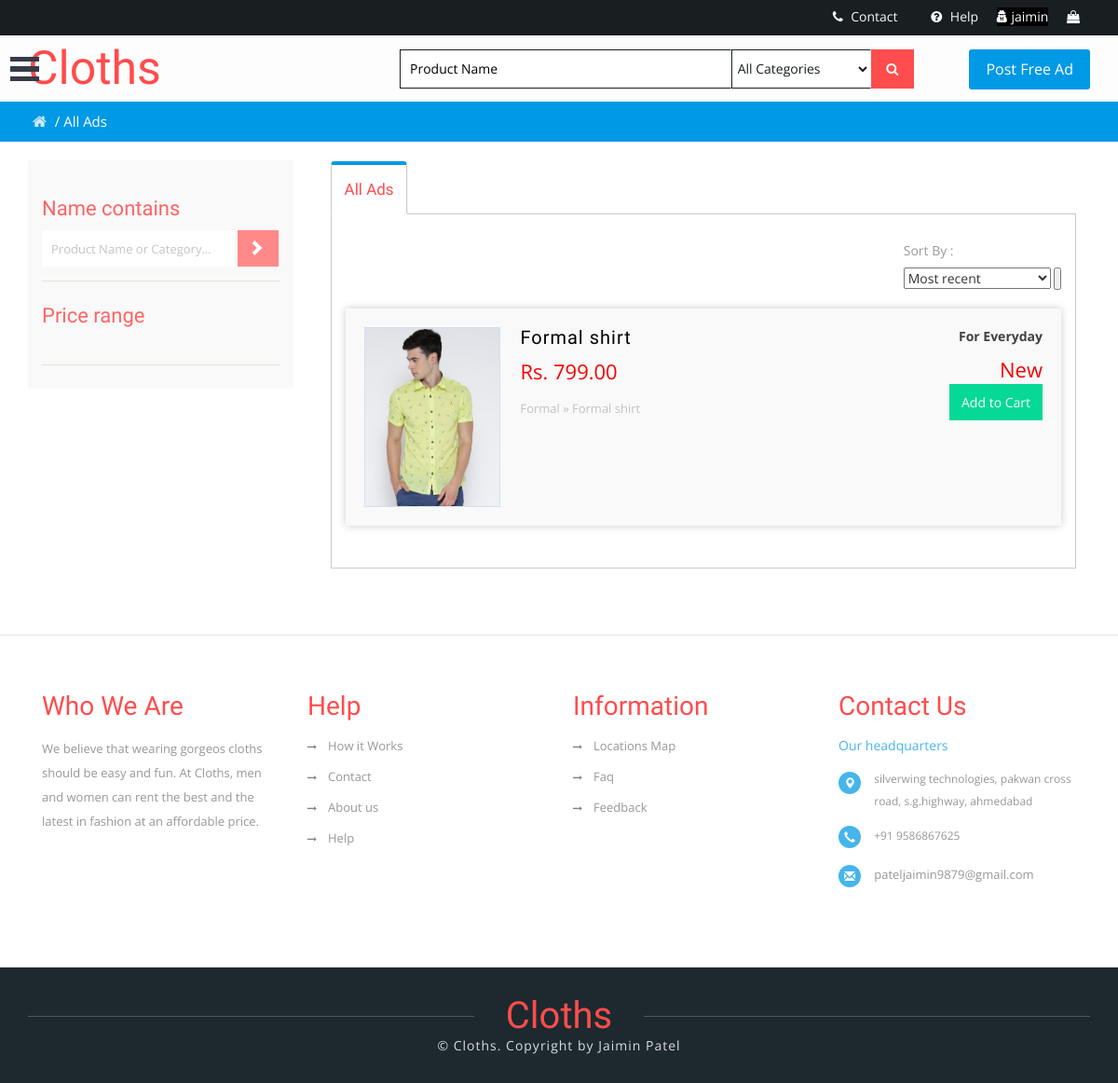
The page /Cloths/products/ (signed in) on the database its author committed.
### Products/models.py (models this page shows, shortened)
class Product(models.Model):
    GENDER_CHOICES = (
        ('M', 'Male',),
        ('F', 'Female',),
    )
    CONDITION_CHOICES = (
        ('used', 'Used'),
        ('new', 'New')
    )
    CATEGORY_CHOICES = (
        ('traditional','TRADITIONAL'),
        ('formal', 'Formal'),
        ('casual', 'Casual'),
        ('ethnic', 'Erhnic'),
        ('sports', 'Sports'),
        ('western', 'Western'),
        ('t-shirts', 'T-shirts'),
        ('denim', 'Denim'),
        ('kids', 'Kids'),
        ('winter-wears', 'Winter-wears'),
        ('jumpsuits', 'Jumpsuits'),
    )
    OCCASION_CHOICES = (
        ('weddings', 'Weddings'),
        ('sangeet', 'Sangeet'),
        ('party', 'Party'),
        ('everyday', 'Everyday'),
        ('interview', 'Interview'),
        ('gym', 'Gym'),
        ('outings', 'Outings'),
    )
    user = models.ForeignKey(Profile, on_delete=models.CASCADE, blank=True, null=True)
    title = models.CharField(max_length=100, db_index=True)
    description = models.TextField(blank=True)
    price = models.DecimalField(max_digits=10, decimal_places=2, default='99.99')
    gender = models.CharField(max_length=1, choices=GENDER_CHOICES)
    condition = models.CharField(max_length=4, choices=CONDITION_CHOICES)
    category = models.CharField(max_length=17, choices=CATEGORY_CHOICES)
    occasion = models.CharField(max_length=9, choices=OCCASION_CHOICES)
    featured = models.BooleanField(default=False)
    timestamp = models.DateTimeField(auto_now=True)
    sold = models.BooleanField(default=False)
    image1 = models.ImageField(upload_to=upload_image_path)
    image2 = models.ImageField(upload_to=upload_image_path, null=True, blank=True)
    image3 = models.ImageField(upload_to=upload_image_path, null=True, blank=True)
    image4 = models.ImageField(upload_to=upload_image_path, null=True, blank=True)
    smart1 = ImageSpecField(source='image1', processors=[ResizeToFill(250, 250)], format='JPEG', options={'quality': 99})
    smart2 = ImageSpecField(source='image2', processors=[SmartResize(250, 250)], format = 'JPEG', options={'quality': 99})
    smart3 = ImageSpecField(source='image3', processors=[SmartResize(250, 250)], format = 'JPEG', options={'quality': 99})
    smart4 = ImageSpecField(source='image4', processors=[SmartResize(250, 250)], format = 'JPEG', options={'quality': 99})
    class Meta:
        db_table = 'Product'
    def get_absolute_url(self):
        return reverse('detail', kwargs={'pk': self.pk})

### Products/views.py (the view)
class ProductListView(ListView):
    queryset = Product.objects.all().order_by("-timestamp")
    paginate_by = 10
    template_name = 'list.html'

### templates/list.html (shortened to what this page needs)
{% load static %}
{% load imagekit %}
{% include 'common/header.html' %}
	<div class="w3layouts-breadcrumbs text-center">
		<div class="container">
			<span class="agile-breadcrumbs"><a href="{% url 'home' %}">
                <i class="fa fa-home home_1"></i></a> / <span>All Ads</span>
            </span>
		</div>
	</div>
	<div class="total-ads main-grid-border">
		<div class="container">
			<div class="ads-grid">
				<div class="side-bar col-md-3">
					<div class="search-hotel">
					<h3 class="agileits-sear-head">Name contains</h3>
					<form method="get" action="">
						<input type="text" name="product" value="Product Name or Category..." onfocus="this.value = '';" onblur="if (this.value == '') {this.value = 'Product name...';}" required="">
						<input type="submit" value=" ">
					</form>
				</div>
				<div class="range">
					<h3 class="agileits-sear-head">Price range</h3>
							<ul class="dropdown-menu6">
								<li>
                                    <input type="text" id="amount" style="border: 0; color: #ffffff; font-weight: normal;" />
                                </li>
							</ul>
				</div>
                </div>
				<div class="agileinfo-ads-display col-md-9">
					<div class="wrapper">
					<div class="bs-example bs-example-tabs" role="tabpanel" data-example-id="togglable-tabs">
					  <ul id="myTab" class="nav nav-tabs nav-tabs-responsive" role="tablist">
						<li role="presentation" class="active">
						  <a href="#home" id="home-tab" role="tab" data-toggle="tab" aria-controls="home" aria-expanded="true">
							<span class="text">All Ads</span>
						  </a>
						</li>
					  </ul>
					  <div id="myTabContent" class="tab-content">
						<div role="tabpanel" class="tab-pane fade in active" id="home" aria-labelledby="home-tab">
						   <div>
                               <div id="container">
								<div class="sort">
								   <div class="sort-by">
										<label>Sort By : </label>
                                        <form method="post" action="{% url 'products' %}">
                                            <select name="sort">
                                                <option value="recent" selected="selected">Most recent</option>
										    </select>
                                            <input type="submit" value=" ">
                                        </form>
									   </div><br/>
									 </div>
								<div class="clearfix"></div>
							<ul class="list">
                            {% if object_list %}
                                {% for product in object_list %}
                                    <a href='{{ product.get_absolute_url }}'>
                                        <li>
                                        <img src='{{ product.smart1.url }}' title="" alt="" />
                                        <section class="list-left">
                                        <h5 class="title">{{ product.title }}</h5>
                                        <span class="adprice">Rs. {{ product.price }}</span>
                                        <p class="catpath">{{ product.get_category_display }} » {{ product.title }}</p>
                                        </section>
                                        <section class="list-right">
                                        <span class="cityname"><strong>For {{ product.get_occasion_display }}</strong></span>
                                        <span class="adprice">{{ product.get_condition_display }}</span>
											{% if product.user == request.user.profile %}
												<a href="{%url "edit" product.id %}"><input type="submit" value="Edit"></a>
												<a href="{%url "delete" product.id %}"><input type="submit" value="Delete"></a>
											{% elif product in current_order_products %}
												<a href="{%url 'cart:order_summery' %}" class="btn btn-warning">Go to Cart</a>
											{% else %}
												<a href="{% url 'cart:add_to_cart' product.id %}" class="btn btn-warning">Add to Cart</a>
											{% endif %}
                                        </section>
                                        <div class="clearfix"></div>
                                        </li>
                                    </a>
                                {% endfor %}
                            {% else %}
                                <h2>No entries found</h2>
                            {% endif %}
							</ul>
						</div>
							</div>
						</div>
					  </div>
					</div>
				</div>
				</div>
			</div>
		</div>
	</div>
{% include 'common/footer.html' %}

### templates/common/header.html (shortened to what this page needs)
{% load static %}
<!DOCTYPE html>
<html lang="en">
<head>
<link rel="stylesheet" href='{% static "css/bootstrap.min.css" %}'>
<link rel="stylesheet" href='{% static "css/bootstrap-select.css" %}'>
<link rel="stylesheet" href='{% static "css/style.css" %}' type="text/css" media="all" />
<link rel="stylesheet" href='{% static "css/flexslider.css" %}' type="text/css" media="screen" />
<link rel="stylesheet" href='{% static "css/font-awesome.min.css" %}' />
<link rel="stylesheet" href='{% static "css/menu_sideslide.css"%}' type="text/css" media="all">
<link rel="stylesheet" href='{% static "css/toastr.css"%}' type="text/css" media="all">
<link rel="stylesheet" href='{% static "css/toastr.min.css"%}' type="text/css" media="all">
<link href='{% static "css/jquery.uls.css" %}' rel="stylesheet"/>
<link href='{% static "css/jquery.uls.grid.css" %}' rel="stylesheet"/>
<link href='{% static "css/jquery.uls.lcd.css" %}' rel="stylesheet"/>
	<link rel="stylesheet" type="text/css" href='{% static "css/easy-responsive-tabs.css" %}' />
</head>
<body>
<body>
		<div class="agiletopbar">
			<div class="wthreenavigation">
			<button class="menu-button" id="open-button"> </button>
			</div>
		</div>
	<header>
		<div class="w3ls-header">
			<div class="w3ls-header-right">
				<ul>
                    <li class="dropdown head-dpdn">
						<a href='{% url "contact" %}' aria-expanded="false"><i class="fa fa-phone" aria-hidden="true"></i> Contact</a>
					</li>
					<li class="dropdown head-dpdn">
						<a href='{% url "help" %}'><i class="fa fa-question-circle" aria-hidden="true"></i> Help</a>
					</li>
                    {% if not request.user.is_authenticated %}
                    <li class="dropdown head-dpdn">
						<a href="{% url 'account_login' %}" aria-expanded="false"><i class="fa fa-user" aria-hidden="true"></i> Sign In</a>
					</li>
                    {% else %}
					    <div class="dropdown1">
							<button class="dropbtn"><i class="fa fa-user-secret" aria-hidden="true"></i> {{ request.user.username }}
							</button>
						</div>
					{% endif %}
					<li class="dropdown head-dpdn">
						<a href="{% url 'products' %}" aria-expanded="false"><i class="fa fa-shopping-bag" aria-hidden="true"></i></i> </a>
					</li>
                </ul>
			</div>
        <div class="clearfix"> </div>
		</div>
		<div class="container">
			<div class="agile-its-header">
				<div class="logo">
					<h1><a href="{% url 'home' %}">Cloths</a></h1>
				</div>
				<div class="agileits_search">
					<form action="{% url 'search1' %}" method="get">
						<input name="product" type="text" placeholder="Product Name" required="" />
						<select id="agileinfo_search" name="category" required="">
							<option value="">All Categories</option>
						</select>
						<button type="submit" class="btn btn-default" aria-label="Left Align">
							<i class="fa fa-search" aria-hidden="true"> </i>
						</button>
					</form>
				<a class="post-w3layouts-ad" href='{% url 'new' %}'>Post Free Ad</a>
				</div>
			</div>
		</div>
	</header>

### static/static/css/menu_sideslide.css (style rules this page uses)
.menu-button { position: absolute; z-index: 1000; margin: 13px; padding: 0; width: 2.5em; height: 2.25em; border: none; text-indent: 2.5em; font-size: 1.5em; color: transparent; background: transparent; outline:none; top: 37px; }
.menu-button::before { position: absolute; top: 0.5em; right: 0.5em; bottom: 0.5em; left: 0.5em; background: linear-gradient(#373a47 20%, transparent 20%, transparent 40%, #373a47 40%, #373a47 60%, transparent 60%, transparent 80%, #373a47 80%); content: ''; }
@media (max-width: 1280px) { .menu-button { margin: 13px 0; } }

### static/static/css/easy-responsive-tabs.css (style rules this page uses)
ul.resp-tabs-list, p { margin: 0px; padding: 0px; }

### templates/common/header.html (style rules this page uses)
.dropbtn { background-color: #000000; color: #FFFFFF; border: none; cursor: pointer; }
.dropdown1 { position: relative; display: inline-block; }

### rows shown on the page
Product: smart1 (picture), title "Formal shirt", price "799.00", category "Formal", occasion "Everyday", condition "New", shows "Add to Cart"

### other values the page prints
{{ request.user.username }} "jaimin"
